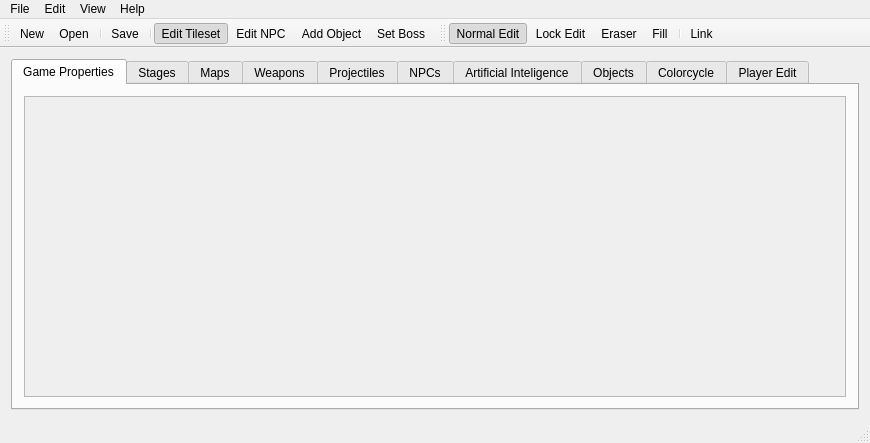
<?xml version="1.0" encoding="UTF-8"?>
<ui version="4.0">
 <class>MainWindow</class>
 <widget class="QMainWindow" name="MainWindow">
  <property name="geometry">
   <rect>
    <x>0</x>
    <y>0</y>
    <width>870</width>
    <height>443</height>
   </rect>
  </property>
  <property name="sizePolicy">
   <sizepolicy hsizetype="Maximum" vsizetype="Fixed">
    <horstretch>0</horstretch>
    <verstretch>0</verstretch>
   </sizepolicy>
  </property>
  <property name="maximumSize">
   <size>
    <width>16777215</width>
    <height>800</height>
   </size>
  </property>
  <property name="windowTitle">
   <string>Rockbot Editor 1.0.0</string>
  </property>
  <widget class="QWidget" name="centralWidget">
   <property name="sizePolicy">
    <sizepolicy hsizetype="Maximum" vsizetype="Maximum">
     <horstretch>0</horstretch>
     <verstretch>0</verstretch>
    </sizepolicy>
   </property>
   <layout class="QGridLayout" name="gridLayout">
    <item row="0" column="0">
     <widget class="QTabWidget" name="tabWidget">
      <property name="currentIndex">
       <number>0</number>
      </property>
      <widget class="QWidget" name="game_tab">
       <attribute name="title">
        <string>Game Properties</string>
       </attribute>
       <layout class="QGridLayout" name="gridLayout_16">
        <item row="0" column="0">
         <widget class="QScrollArea" name="gamePropertiesScrollarea">
          <property name="widgetResizable">
           <bool>true</bool>
          </property>
          <widget class="QWidget" name="GamePropertiesScrollareaContents">
           <property name="geometry">
            <rect>
             <x>0</x>
             <y>0</y>
             <width>828</width>
             <height>295</height>
            </rect>
           </property>
          </widget>
         </widget>
        </item>
       </layout>
      </widget>
      <widget class="QWidget" name="stage_tab">
       <attribute name="title">
        <string>Stages</string>
       </attribute>
       <layout class="QGridLayout" name="gridLayout_5">
        <item row="0" column="0">
         <widget class="QScrollArea" name="StagesScrollarea">
          <property name="widgetResizable">
           <bool>true</bool>
          </property>
          <widget class="QWidget" name="scrollAreaWidgetContents">
           <property name="geometry">
            <rect>
             <x>0</x>
             <y>0</y>
             <width>828</width>
             <height>295</height>
            </rect>
           </property>
          </widget>
         </widget>
        </item>
       </layout>
      </widget>
      <widget class="QWidget" name="maps_tab">
       <attribute name="title">
        <string>Maps</string>
       </attribute>
       <layout class="QGridLayout" name="gridLayout_17">
        <item row="0" column="0">
         <widget class="QScrollArea" name="MapScrollArea">
          <property name="widgetResizable">
           <bool>true</bool>
          </property>
          <widget class="QWidget" name="scrollAreaWidgetContents_2">
           <property name="geometry">
            <rect>
             <x>0</x>
             <y>0</y>
             <width>828</width>
             <height>295</height>
            </rect>
           </property>
          </widget>
         </widget>
        </item>
       </layout>
      </widget>
      <widget class="QWidget" name="weapon_edit_tab">
       <attribute name="title">
        <string>Weapons</string>
       </attribute>
       <layout class="QHBoxLayout" name="horizontalLayout_8">
        <item>
         <widget class="QScrollArea" name="WeaponScrollArea">
          <property name="widgetResizable">
           <bool>true</bool>
          </property>
          <widget class="QWidget" name="scrollAreaWidgetContents_3">
           <property name="geometry">
            <rect>
             <x>0</x>
             <y>0</y>
             <width>828</width>
             <height>295</height>
            </rect>
           </property>
          </widget>
         </widget>
        </item>
       </layout>
      </widget>
      <widget class="QWidget" name="tab_projectiles">
       <attribute name="title">
        <string>Projectiles</string>
       </attribute>
       <layout class="QVBoxLayout" name="verticalLayout_2">
        <item>
         <widget class="QScrollArea" name="ProjectileScrollArea">
          <property name="widgetResizable">
           <bool>true</bool>
          </property>
          <widget class="QWidget" name="scrollAreaWidgetContents_4">
           <property name="geometry">
            <rect>
             <x>0</x>
             <y>0</y>
             <width>828</width>
             <height>295</height>
            </rect>
           </property>
          </widget>
         </widget>
        </item>
       </layout>
      </widget>
      <widget class="QWidget" name="npc_tab">
       <attribute name="title">
        <string>NPCs</string>
       </attribute>
       <layout class="QGridLayout" name="gridLayout_11">
        <item row="0" column="0">
         <widget class="QScrollArea" name="NPCScrollArea">
          <property name="widgetResizable">
           <bool>true</bool>
          </property>
          <widget class="QWidget" name="scrollAreaWidgetContents_5">
           <property name="geometry">
            <rect>
             <x>0</x>
             <y>0</y>
             <width>828</width>
             <height>295</height>
            </rect>
           </property>
          </widget>
         </widget>
        </item>
       </layout>
      </widget>
      <widget class="QWidget" name="ai_tab">
       <attribute name="title">
        <string>Artificial Inteligence</string>
       </attribute>
       <layout class="QGridLayout" name="gridLayout_12">
        <item row="0" column="0">
         <widget class="QScrollArea" name="AIScrollArea">
          <property name="widgetResizable">
           <bool>true</bool>
          </property>
          <widget class="QWidget" name="scrollAreaWidgetContents_6">
           <property name="geometry">
            <rect>
             <x>0</x>
             <y>0</y>
             <width>828</width>
             <height>295</height>
            </rect>
           </property>
          </widget>
         </widget>
        </item>
       </layout>
      </widget>
      <widget class="QWidget" name="object_tab">
       <attribute name="title">
        <string>Objects</string>
       </attribute>
       <layout class="QGridLayout" name="gridLayout_14">
        <item row="0" column="0">
         <widget class="QScrollArea" name="ObjectScrollArea">
          <property name="widgetResizable">
           <bool>true</bool>
          </property>
          <widget class="QWidget" name="scrollAreaWidgetContents_7">
           <property name="geometry">
            <rect>
             <x>0</x>
             <y>0</y>
             <width>828</width>
             <height>295</height>
            </rect>
           </property>
          </widget>
         </widget>
        </item>
       </layout>
      </widget>
      <widget class="QWidget" name="colorcycle_tab">
       <attribute name="title">
        <string>Colorcycle</string>
       </attribute>
       <layout class="QGridLayout" name="gridLayout_15">
        <item row="0" column="0">
         <widget class="QScrollArea" name="ColorcycleScrollArea">
          <property name="widgetResizable">
           <bool>true</bool>
          </property>
          <widget class="QWidget" name="scrollAreaWidgetContents_8">
           <property name="geometry">
            <rect>
             <x>0</x>
             <y>0</y>
             <width>828</width>
             <height>295</height>
            </rect>
           </property>
          </widget>
         </widget>
        </item>
       </layout>
      </widget>
      <widget class="QWidget" name="player_tab">
       <attribute name="title">
        <string>Player Edit</string>
       </attribute>
       <layout class="QGridLayout" name="gridLayout_18">
        <item row="0" column="0">
         <widget class="QScrollArea" name="PlayerScrollArea">
          <property name="widgetResizable">
           <bool>true</bool>
          </property>
          <widget class="QWidget" name="scrollAreaWidgetContents_9">
           <property name="geometry">
            <rect>
             <x>0</x>
             <y>0</y>
             <width>828</width>
             <height>295</height>
            </rect>
           </property>
          </widget>
         </widget>
        </item>
       </layout>
      </widget>
     </widget>
    </item>
   </layout>
  </widget>
  <widget class="QToolBar" name="mainToolBar">
   <attribute name="toolBarArea">
    <enum>TopToolBarArea</enum>
   </attribute>
   <attribute name="toolBarBreak">
    <bool>false</bool>
   </attribute>
   <addaction name="actionNew"/>
   <addaction name="actionOpen"/>
   <addaction name="separator"/>
   <addaction name="actionSave"/>
   <addaction name="separator"/>
   <addaction name="actionEdit_Tileset"/>
   <addaction name="actionEdit_NPC"/>
   <addaction name="actionAdd_Object"/>
   <addaction name="actionSet_Boss"/>
  </widget>
  <widget class="QStatusBar" name="statusBar"/>
  <widget class="QToolBar" name="editToolBar">
   <property name="sizePolicy">
    <sizepolicy hsizetype="Preferred" vsizetype="Fixed">
     <horstretch>0</horstretch>
     <verstretch>0</verstretch>
    </sizepolicy>
   </property>
   <property name="windowTitle">
    <string>toolBar</string>
   </property>
   <attribute name="toolBarArea">
    <enum>TopToolBarArea</enum>
   </attribute>
   <attribute name="toolBarBreak">
    <bool>false</bool>
   </attribute>
   <addaction name="actionNormal_Edit"/>
   <addaction name="actionLock_Edit"/>
   <addaction name="actionEraser"/>
   <addaction name="actionFill"/>
   <addaction name="separator"/>
   <addaction name="actionLink"/>
  </widget>
  <widget class="QMenuBar" name="menuBar">
   <property name="geometry">
    <rect>
     <x>0</x>
     <y>0</y>
     <width>870</width>
     <height>20</height>
    </rect>
   </property>
   <widget class="QMenu" name="menuFILE">
    <property name="title">
     <string>File</string>
    </property>
    <addaction name="actionNew"/>
    <addaction name="actionOpen"/>
    <addaction name="actionSave"/>
    <addaction name="actionSwap_Maps"/>
    <addaction name="actionReset_Map"/>
    <addaction name="separator"/>
    <addaction name="actionQuit"/>
   </widget>
   <widget class="QMenu" name="menuHelp">
    <property name="title">
     <string>Help</string>
    </property>
    <addaction name="actionAbout"/>
   </widget>
   <widget class="QMenu" name="menuEdit">
    <property name="title">
     <string>Edit</string>
    </property>
    <addaction name="actionCopy"/>
    <addaction name="actionPaste"/>
   </widget>
   <widget class="QMenu" name="menuView">
    <property name="title">
     <string>View</string>
    </property>
    <widget class="QMenu" name="menuLevel">
     <property name="title">
      <string>Level</string>
     </property>
     <addaction name="actionOne"/>
     <addaction name="actionTwo"/>
     <addaction name="actionThree"/>
    </widget>
    <addaction name="menuLevel"/>
    <addaction name="actionBeaten"/>
   </widget>
   <addaction name="menuFILE"/>
   <addaction name="menuEdit"/>
   <addaction name="menuView"/>
   <addaction name="menuHelp"/>
  </widget>
  <action name="actionAbout">
   <property name="text">
    <string>About</string>
   </property>
  </action>
  <action name="actionCopy">
   <property name="text">
    <string>Copy</string>
   </property>
  </action>
  <action name="actionPaste">
   <property name="text">
    <string>Paste</string>
   </property>
  </action>
  <action name="actionNew">
   <property name="icon">
    <iconset>
     <normalon>:/toolbar_icons/New</normalon>
    </iconset>
   </property>
   <property name="text">
    <string>New</string>
   </property>
  </action>
  <action name="actionOpen">
   <property name="icon">
    <iconset resource="resources/icons/icons.qrc">
     <normaloff>:/toolbar_icons/Open</normaloff>
     <normalon>:/toolbar_icons/Save</normalon>:/toolbar_icons/Open</iconset>
   </property>
   <property name="text">
    <string>Open</string>
   </property>
  </action>
  <action name="actionQuit">
   <property name="text">
    <string>Quit</string>
   </property>
  </action>
  <action name="actionSave">
   <property name="icon">
    <iconset resource="resources/icons/icons.qrc">
     <normaloff>:/toolbar_icons/Save</normaloff>:/toolbar_icons/Save</iconset>
   </property>
   <property name="text">
    <string>Save</string>
   </property>
  </action>
  <action name="actionNormal_Edit">
   <property name="checkable">
    <bool>true</bool>
   </property>
   <property name="checked">
    <bool>true</bool>
   </property>
   <property name="icon">
    <iconset resource="resources/icons/icons.qrc">
     <normaloff>:/toolbar_icons/draw-freehand.png</normaloff>
     <normalon>:/toolbar_icons/draw-freehand.png</normalon>:/toolbar_icons/draw-freehand.png</iconset>
   </property>
   <property name="text">
    <string>Normal Edit</string>
   </property>
  </action>
  <action name="actionLock_Edit">
   <property name="checkable">
    <bool>true</bool>
   </property>
   <property name="icon">
    <iconset>
     <normalon>:/toolbar_icons/Lock</normalon>
    </iconset>
   </property>
   <property name="text">
    <string>Lock Edit</string>
   </property>
  </action>
  <action name="actionEraser">
   <property name="checkable">
    <bool>true</bool>
   </property>
   <property name="icon">
    <iconset>
     <normalon>:/toolbar_icons/draw-eraser.png</normalon>
    </iconset>
   </property>
   <property name="text">
    <string>Eraser</string>
   </property>
  </action>
  <action name="actionAdd">
   <property name="icon">
    <iconset resource="resources/icons/icons.qrc">
     <normaloff>:/toolbar_icons/list-add.png</normaloff>:/toolbar_icons/list-add.png</iconset>
   </property>
   <property name="text">
    <string>Add</string>
   </property>
  </action>
  <action name="actionFill">
   <property name="checkable">
    <bool>true</bool>
   </property>
   <property name="icon">
    <iconset resource="resources/icons/icons.qrc">
     <normaloff>:/toolbar_icons/Fill</normaloff>:/toolbar_icons/Fill</iconset>
   </property>
   <property name="text">
    <string>Fill</string>
   </property>
  </action>
  <action name="actionLink">
   <property name="checkable">
    <bool>true</bool>
   </property>
   <property name="icon">
    <iconset resource="resources/icons/icons.qrc">
     <normaloff>:/toolbar_icons/connect_no.png</normaloff>:/toolbar_icons/connect_no.png</iconset>
   </property>
   <property name="text">
    <string>Link</string>
   </property>
   <property name="toolTip">
    <string>Link Maps</string>
   </property>
  </action>
  <action name="actionStairs">
   <property name="checkable">
    <bool>true</bool>
   </property>
   <property name="icon">
    <iconset resource="resources/icons/icons.qrc">
     <normaloff>:/toolbar_icons/stairs.png</normaloff>:/toolbar_icons/stairs.png</iconset>
   </property>
   <property name="text">
    <string>Stairs</string>
   </property>
  </action>
  <action name="actionEdit_NPC">
   <property name="checkable">
    <bool>true</bool>
   </property>
   <property name="icon">
    <iconset resource="resources/icons/icons.qrc">
     <normaloff>:/toolbar_icons/im-user.png</normaloff>:/toolbar_icons/im-user.png</iconset>
   </property>
   <property name="text">
    <string>Edit NPC</string>
   </property>
  </action>
  <action name="actionEdit_Tileset">
   <property name="checkable">
    <bool>true</bool>
   </property>
   <property name="checked">
    <bool>true</bool>
   </property>
   <property name="icon">
    <iconset resource="resources/icons/icons.qrc">
     <normaloff>:/toolbar_icons/format-stroke-color.png</normaloff>:/toolbar_icons/format-stroke-color.png</iconset>
   </property>
   <property name="text">
    <string>Edit Tileset</string>
   </property>
  </action>
  <action name="actionLayer_Level">
   <property name="icon">
    <iconset resource="resources/icons/icons.qrc">
     <normaloff>:/toolbar_icons/format-list-ordered.png</normaloff>:/toolbar_icons/format-list-ordered.png</iconset>
   </property>
   <property name="text">
    <string>Layer Level</string>
   </property>
   <property name="toolTip">
    <string>Layer Level</string>
   </property>
  </action>
  <action name="actionOne">
   <property name="text">
    <string>one</string>
   </property>
  </action>
  <action name="actionTwo">
   <property name="text">
    <string>two</string>
   </property>
  </action>
  <action name="actionThree">
   <property name="text">
    <string>three</string>
   </property>
  </action>
  <action name="actionAdd_Object">
   <property name="checkable">
    <bool>true</bool>
   </property>
   <property name="icon">
    <iconset resource="resources/icons/icons.qrc">
     <normaloff>:/toolbar_icons/media-playlist-shuffle.png</normaloff>:/toolbar_icons/media-playlist-shuffle.png</iconset>
   </property>
   <property name="text">
    <string>Add Object</string>
   </property>
   <property name="toolTip">
    <string>Add Object</string>
   </property>
  </action>
  <action name="actionSet_Boss">
   <property name="checkable">
    <bool>true</bool>
   </property>
   <property name="icon">
    <iconset resource="resources/icons/icons.qrc">
     <normaloff>:/toolbar_icons/Add Npc</normaloff>:/toolbar_icons/Add Npc</iconset>
   </property>
   <property name="text">
    <string>Set Boss</string>
   </property>
   <property name="toolTip">
    <string>Set Boss</string>
   </property>
  </action>
  <action name="actionReset_Map">
   <property name="icon">
    <iconset resource="resources/icons/icons.qrc">
     <normaloff>:/toolbar_icons/archive-remove.png</normaloff>:/toolbar_icons/archive-remove.png</iconset>
   </property>
   <property name="text">
    <string>Reset Map</string>
   </property>
   <property name="toolTip">
    <string>Clear all map tiles</string>
   </property>
  </action>
  <action name="actionSwap_Maps">
   <property name="text">
    <string>Swap Stages</string>
   </property>
  </action>
  <action name="actionBeaten">
   <property name="checkable">
    <bool>true</bool>
   </property>
   <property name="icon">
    <iconset resource="resources/icons/icons.qrc">
     <normaloff>:/toolbar_icons/task-recurring.png</normaloff>:/toolbar_icons/task-recurring.png</iconset>
   </property>
   <property name="text">
    <string>Beaten</string>
   </property>
  </action>
 </widget>
 <layoutdefault spacing="6" margin="11"/>
 <resources>
  <include location="resources/icons/icons.qrc"/>
 </resources>
 <connections/>
</ui>
